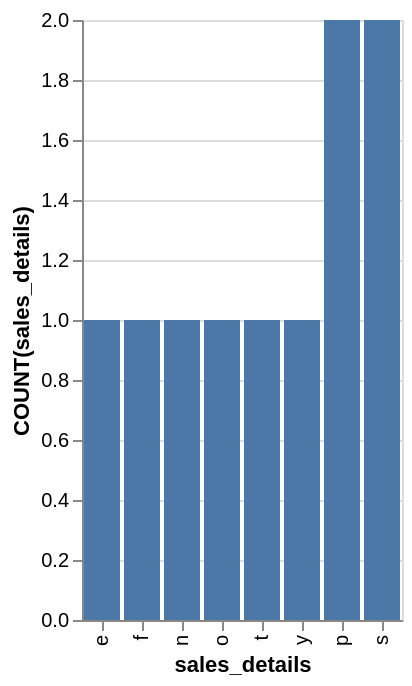

Write a Vega-Lite specification for this figure.
### Vega-Lite specification from a JSON file in a GitHub repository (floating-point values rounded to 4 significant figures)
{"data": {"values": [{"x_data": "e", "y_data": 1}, {"x_data": "f", "y_data": 1}, {"x_data": "n", "y_data": 1}, {"x_data": "o", "y_data": 1}, {"x_data": "t", "y_data": 1}, {"x_data": "y", "y_data": 1}, {"x_data": "p", "y_data": 2}, {"x_data": "s", "y_data": 2}]}, "mark": "bar", "encoding": {"x": {"field": "x_data", "type": "nominal", "title": "sales_details", "sort": {"op": "sum", "field": "y_data", "order": "ascending"}}, "y": {"field": "y_data", "type": "quantitative", "title": "COUNT(sales_details)"}}}
